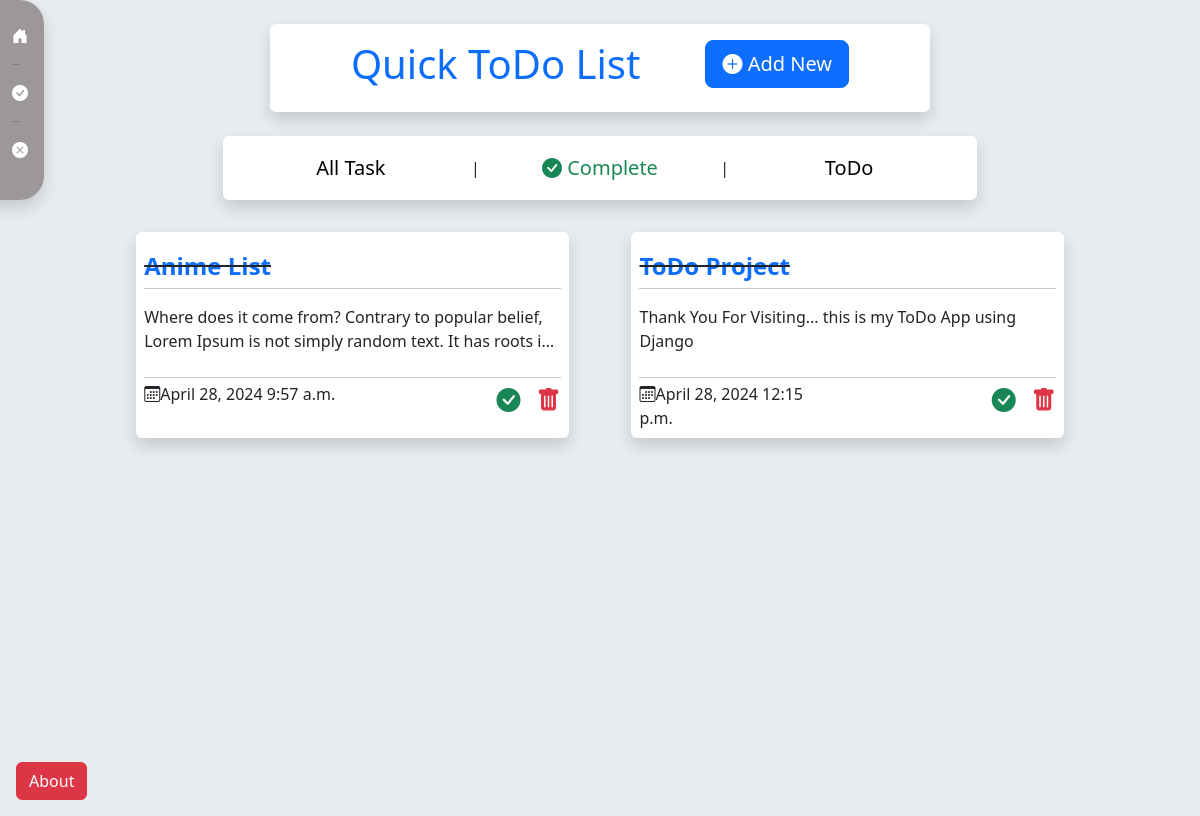
The page /complete/ on the database its author committed.
### ToDo_App/models.py (models this page shows, shortened)
class Task(models.Model):
    title = models.CharField(max_length=25)
    describtion = models.TextField()
    date = models.DateField()
    time = models.TimeField()
    complete = models.BooleanField(default=False)

### ToDo_App/views.py (the view)
# urls.py: path('complete/', views.complete,name='complete'),
def complete(request):
    Tasks = Task.objects.filter(complete=True)
    context = {}
    context['Tasks']=Tasks
    return render(request,'complete.html',context)

### Template/complete.html (shortened to what this page needs)
{% load static %}
{% include 'sideNav.html' %}
<!DOCTYPE html>
<html lang="en">
  <head>
    <link rel="stylesheet" href="{% static 'css/bootstrap.min.css' %}" />
    <link
      rel="stylesheet"
      href="https://cdn.jsdelivr.net/npm/bootstrap-icons@1.11.3/font/bootstrap-icons.min.css"
    />
    <link rel="stylesheet" href="{% static 'css/Todo.css' %}">
  </head>
  <body class="bg-body-secondary pt-2 pb-2">
    <div class="box container rounded p-3 mx-auto">
      <div class="row">
        <div
          class="title col-md-7 bg-white rounded d-flex justify-content-evenly p-3 shadow mx-auto mb-4"
        >
          <h1 class="text-primary">Quick ToDo List</h1>
          <a href="{% url 'create' %}">
          <button class="btn btn-primary btn-lg ">
            <i class="bi bi-plus-circle-fill"></i> Add New
          </button>
        </a>
        </div>
      </div>
      <div class="row">
        <div
          class="listBar col-md-8 mx-auto rounded bg-white shadow p-2 d-flex justify-content-evenly align-items-center text-center mb-4"
        >
        <button class="btn btn-transparent btn-outline-light col-md-3 m-0 btn-lg">
          <a href="{% url 'home' %}"> All Task</a>
        </button>
      |
        <button class="btn btn-transparent btn-outline-light col-md-3 m-0 btn-lg text-sucess">
          <a href="{% url 'complete' %}" class="text-success"><i class="bi bi-check-circle-fill"></i> Complete</a></button>
      |
        <button class="btn btn-transparent btn-outline-light col-md-3 m-0 btn-lg">
          <a href="{% url 'pending' %}">ToDo</a></button>
        </div>
      </div>
      <div class="row">
        <div class="ToDoBody col-md-11 mx-auto rounded ">
          <div class="row d-flex justify-content-evenly">
{% for tasks in Tasks %}
<div class="ToDoBox m-2 col-md-5 bg-white shadow rounded p-2">
  <div class="row">
    <div class="todo-title col-md-12 fw-bold text-start pt-2 text-decoration-line-through"><a href="{% url 'delete' tasks.id %}">{{tasks.title}}</a></div>
  </div>
  <hr class="mt-0"/>
  <div class="row">
    <div class="todo-desc col-md-12">
      <p class="todo-pdesc">{{tasks.describtion}}</p>
      </div>
  </div>
  <hr class="mb-0" />
  <div class="row mt-1">
    <div class="col-md-6"><i class="bi bi-calendar3"></i>{{tasks.date}} {{tasks.time}} </div>
    <div class="todo-icons col-md-6 d-flex justify-content-end gap-3 ps-1">
      <abbr title="Complete"><a href="{% url 'task_complete' tasks.id %}"><i class="bi bi-check-circle-fill ms-1 text-success"></i></a></abbr>
      <abbr title="delete"><a href="{% url 'task_delete' tasks.id %}" class=""><i class="bi bi-trash-fill text-danger"></i></a></abbr>
    </div>
  </div>
</div>
{% endfor %}
          </div>
        </div>
      </div>
    </div>
  </body>
</html>

### static/css/Todo.css (style rules this page uses)
.box { min-height: 100vh; }
.ToDoBody { min-height: 70vh; }
.listBar button { border-color: white; outline: transparent; }
.listBar button a { color: black; text-decoration: none; }
button { outline: none; outline-color: transparent; }
.ToDoBox { min-height: 22vh; overflow: hidden; }
.todo-title { height: 6vh; font-family: "Noto Sans", sans-serif; overflow: hidden; font-size: 3vh; }
.todo-desc { height: 7vh; overflow: hidden; text-overflow: ellipsis; }
.todo-pdesc { display: -webkit-box; -webkit-box-orient: vertical; -webkit-line-clamp: 2; overflow: hidden; text-overflow: ellipsis; }
.todo-icons { font-size: 3vh; color: blue; }
a { text-decoration: none; }

### rows shown on the page
Task: title "Anime List", describtion "Where does it come from? Contrary to popular belief, Lorem Ipsum is not simply random text. It has roots…", date "April 28, 2024", time "9:57 a.m."
Task: title "ToDo Project", describtion "Thank You For Visiting... this is my ToDo App using Django", date "April 28, 2024", time "12:15 p.m."
